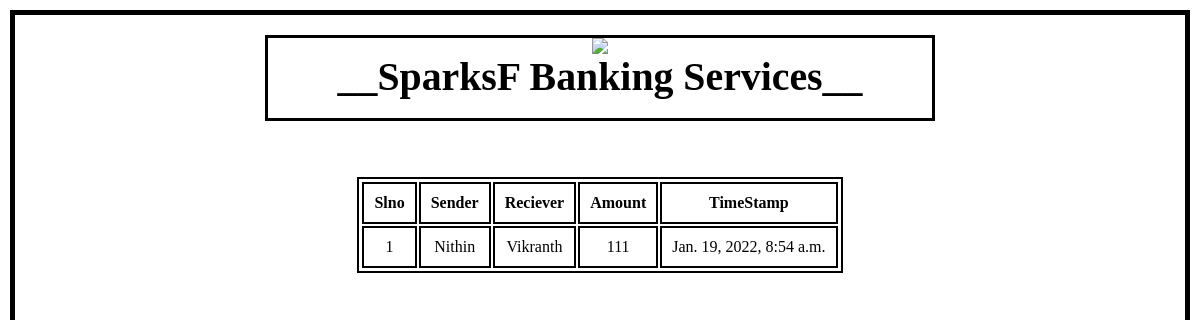
Before: /history with the older database file.
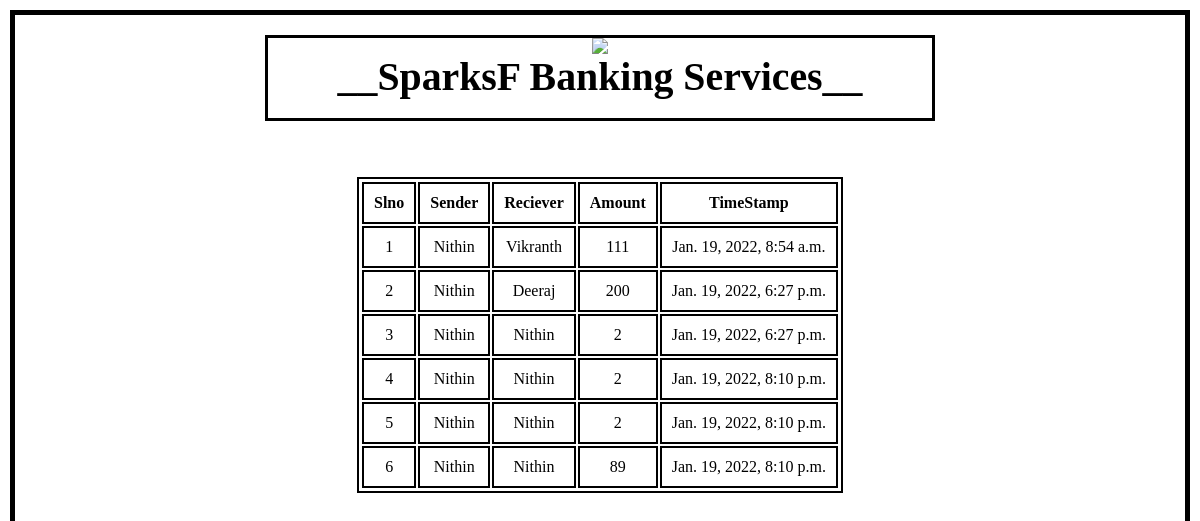
After: the same page with the newer database file.
### bank/models.py (models this page shows, shortened)
class Transaction(models.Model):
    id = models.AutoField(primary_key=True)
    fromName = models.CharField(max_length=50,null=True)
    toName = models.CharField(max_length=50,null=True)
    amount = models.IntegerField(null=True)
    date = models.DateTimeField(null=True,default=datetime.datetime.now())

### bank/views.py (the view)
# urls.py: path('history',views.history),
def history(request):
    history=Transaction.objects.all()
    return render(request,'history.html',{'history':history})

### Templates/history.html (shortened to what this page needs)
<html>
    <head>
    </head>
    <body>
        <center>
            <div style="margin:20px 250px;border:3px solid black;">
                <img src="https://encrypted-tbn0.gstatic.com/images?q=tbn:ANd9GcRYaEHdIuHsvRR6QpLFzfsk1bl5cVi7IJLEWw&usqp=CAU"><br>
            <big><big><big><big><big><b>__SparksF Banking Services__</h1></big></big></big></big></big></b><br><br>
            </div>
        <br><br>
    <table>
        <tr>
            <td><b>Slno</b></td>
            <td><b>Sender</b></td>
            <td><b>Reciever</b></td>
            <td><b>Amount</b></td>
            <td><b>TimeStamp</b></td>
        </tr>
{% for i in history %}
        <tr>
            <td>{{i.id}}</td>
            <td>{{i.fromName}}</td>
            <td>{{i.toName}}</td>
            <td>{{i.amount}}</td>
            <td>{{i.date}}</td>
        </tr>
{% endfor %}
    </table>
</body>
</html>

### Templates/history.html (style rules this page uses)
table { border:2px solid black; padding:1px; }
th, td { padding:10px; text-align:center; border:2px solid black; }
body { border: 5px solid black; margin:10px; }

Changed rows visible on the page:
added Transaction: id "2", fromName "Nithin", toName "Deeraj", amount "200", date "Jan. 19, 2022, 6:27 p.m."
added Transaction: id "3", fromName "Nithin", toName "Nithin", amount "2", date "Jan. 19, 2022, 6:27 p.m."
added Transaction: id "4", fromName "Nithin", toName "Nithin", amount "2", date "Jan. 19, 2022, 8:10 p.m."
added Transaction: id "5", fromName "Nithin", toName "Nithin", amount "2", date "Jan. 19, 2022, 8:10 p.m."
added Transaction: id "6", fromName "Nithin", toName "Nithin", amount "89", date "Jan. 19, 2022, 8:10 p.m."
